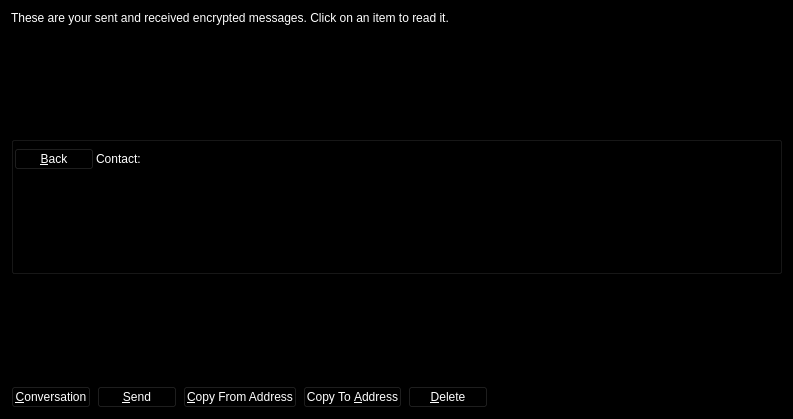
<?xml version="1.0" encoding="UTF-8"?>
<ui version="4.0">
 <class>MessagePage</class>
 <widget class="QWidget" name="MessagePage">
  <property name="geometry">
   <rect>
    <x>0</x>
    <y>0</y>
    <width>793</width>
    <height>419</height>
   </rect>
  </property>
  <property name="palette">
   <palette>
    <active>
     <colorrole role="WindowText">
      <brush brushstyle="SolidPattern">
       <color alpha="255">
        <red>255</red>
        <green>255</green>
        <blue>255</blue>
       </color>
      </brush>
     </colorrole>
     <colorrole role="Button">
      <brush brushstyle="SolidPattern">
       <color alpha="255">
        <red>0</red>
        <green>0</green>
        <blue>0</blue>
       </color>
      </brush>
     </colorrole>
     <colorrole role="Light">
      <brush brushstyle="SolidPattern">
       <color alpha="255">
        <red>0</red>
        <green>0</green>
        <blue>0</blue>
       </color>
      </brush>
     </colorrole>
     <colorrole role="Midlight">
      <brush brushstyle="SolidPattern">
       <color alpha="255">
        <red>0</red>
        <green>0</green>
        <blue>0</blue>
       </color>
      </brush>
     </colorrole>
     <colorrole role="Dark">
      <brush brushstyle="SolidPattern">
       <color alpha="255">
        <red>0</red>
        <green>0</green>
        <blue>0</blue>
       </color>
      </brush>
     </colorrole>
     <colorrole role="Mid">
      <brush brushstyle="SolidPattern">
       <color alpha="255">
        <red>0</red>
        <green>0</green>
        <blue>0</blue>
       </color>
      </brush>
     </colorrole>
     <colorrole role="Text">
      <brush brushstyle="SolidPattern">
       <color alpha="255">
        <red>255</red>
        <green>255</green>
        <blue>255</blue>
       </color>
      </brush>
     </colorrole>
     <colorrole role="BrightText">
      <brush brushstyle="SolidPattern">
       <color alpha="255">
        <red>255</red>
        <green>255</green>
        <blue>255</blue>
       </color>
      </brush>
     </colorrole>
     <colorrole role="ButtonText">
      <brush brushstyle="SolidPattern">
       <color alpha="255">
        <red>255</red>
        <green>255</green>
        <blue>255</blue>
       </color>
      </brush>
     </colorrole>
     <colorrole role="Base">
      <brush brushstyle="SolidPattern">
       <color alpha="255">
        <red>0</red>
        <green>0</green>
        <blue>0</blue>
       </color>
      </brush>
     </colorrole>
     <colorrole role="Window">
      <brush brushstyle="SolidPattern">
       <color alpha="255">
        <red>0</red>
        <green>0</green>
        <blue>0</blue>
       </color>
      </brush>
     </colorrole>
     <colorrole role="Shadow">
      <brush brushstyle="SolidPattern">
       <color alpha="255">
        <red>0</red>
        <green>0</green>
        <blue>0</blue>
       </color>
      </brush>
     </colorrole>
     <colorrole role="AlternateBase">
      <brush brushstyle="SolidPattern">
       <color alpha="255">
        <red>0</red>
        <green>0</green>
        <blue>0</blue>
       </color>
      </brush>
     </colorrole>
     <colorrole role="ToolTipBase">
      <brush brushstyle="SolidPattern">
       <color alpha="255">
        <red>255</red>
        <green>255</green>
        <blue>220</blue>
       </color>
      </brush>
     </colorrole>
     <colorrole role="ToolTipText">
      <brush brushstyle="SolidPattern">
       <color alpha="255">
        <red>0</red>
        <green>0</green>
        <blue>0</blue>
       </color>
      </brush>
     </colorrole>
    </active>
    <inactive>
     <colorrole role="WindowText">
      <brush brushstyle="SolidPattern">
       <color alpha="255">
        <red>255</red>
        <green>255</green>
        <blue>255</blue>
       </color>
      </brush>
     </colorrole>
     <colorrole role="Button">
      <brush brushstyle="SolidPattern">
       <color alpha="255">
        <red>0</red>
        <green>0</green>
        <blue>0</blue>
       </color>
      </brush>
     </colorrole>
     <colorrole role="Light">
      <brush brushstyle="SolidPattern">
       <color alpha="255">
        <red>0</red>
        <green>0</green>
        <blue>0</blue>
       </color>
      </brush>
     </colorrole>
     <colorrole role="Midlight">
      <brush brushstyle="SolidPattern">
       <color alpha="255">
        <red>0</red>
        <green>0</green>
        <blue>0</blue>
       </color>
      </brush>
     </colorrole>
     <colorrole role="Dark">
      <brush brushstyle="SolidPattern">
       <color alpha="255">
        <red>0</red>
        <green>0</green>
        <blue>0</blue>
       </color>
      </brush>
     </colorrole>
     <colorrole role="Mid">
      <brush brushstyle="SolidPattern">
       <color alpha="255">
        <red>0</red>
        <green>0</green>
        <blue>0</blue>
       </color>
      </brush>
     </colorrole>
     <colorrole role="Text">
      <brush brushstyle="SolidPattern">
       <color alpha="255">
        <red>255</red>
        <green>255</green>
        <blue>255</blue>
       </color>
      </brush>
     </colorrole>
     <colorrole role="BrightText">
      <brush brushstyle="SolidPattern">
       <color alpha="255">
        <red>255</red>
        <green>255</green>
        <blue>255</blue>
       </color>
      </brush>
     </colorrole>
     <colorrole role="ButtonText">
      <brush brushstyle="SolidPattern">
       <color alpha="255">
        <red>255</red>
        <green>255</green>
        <blue>255</blue>
       </color>
      </brush>
     </colorrole>
     <colorrole role="Base">
      <brush brushstyle="SolidPattern">
       <color alpha="255">
        <red>0</red>
        <green>0</green>
        <blue>0</blue>
       </color>
      </brush>
     </colorrole>
     <colorrole role="Window">
      <brush brushstyle="SolidPattern">
       <color alpha="255">
        <red>0</red>
        <green>0</green>
        <blue>0</blue>
       </color>
      </brush>
     </colorrole>
     <colorrole role="Shadow">
      <brush brushstyle="SolidPattern">
       <color alpha="255">
        <red>0</red>
        <green>0</green>
        <blue>0</blue>
       </color>
      </brush>
     </colorrole>
     <colorrole role="AlternateBase">
      <brush brushstyle="SolidPattern">
       <color alpha="255">
        <red>0</red>
        <green>0</green>
        <blue>0</blue>
       </color>
      </brush>
     </colorrole>
     <colorrole role="ToolTipBase">
      <brush brushstyle="SolidPattern">
       <color alpha="255">
        <red>255</red>
        <green>255</green>
        <blue>220</blue>
       </color>
      </brush>
     </colorrole>
     <colorrole role="ToolTipText">
      <brush brushstyle="SolidPattern">
       <color alpha="255">
        <red>0</red>
        <green>0</green>
        <blue>0</blue>
       </color>
      </brush>
     </colorrole>
    </inactive>
    <disabled>
     <colorrole role="WindowText">
      <brush brushstyle="SolidPattern">
       <color alpha="255">
        <red>0</red>
        <green>0</green>
        <blue>0</blue>
       </color>
      </brush>
     </colorrole>
     <colorrole role="Button">
      <brush brushstyle="SolidPattern">
       <color alpha="255">
        <red>0</red>
        <green>0</green>
        <blue>0</blue>
       </color>
      </brush>
     </colorrole>
     <colorrole role="Light">
      <brush brushstyle="SolidPattern">
       <color alpha="255">
        <red>0</red>
        <green>0</green>
        <blue>0</blue>
       </color>
      </brush>
     </colorrole>
     <colorrole role="Midlight">
      <brush brushstyle="SolidPattern">
       <color alpha="255">
        <red>0</red>
        <green>0</green>
        <blue>0</blue>
       </color>
      </brush>
     </colorrole>
     <colorrole role="Dark">
      <brush brushstyle="SolidPattern">
       <color alpha="255">
        <red>0</red>
        <green>0</green>
        <blue>0</blue>
       </color>
      </brush>
     </colorrole>
     <colorrole role="Mid">
      <brush brushstyle="SolidPattern">
       <color alpha="255">
        <red>0</red>
        <green>0</green>
        <blue>0</blue>
       </color>
      </brush>
     </colorrole>
     <colorrole role="Text">
      <brush brushstyle="SolidPattern">
       <color alpha="255">
        <red>0</red>
        <green>0</green>
        <blue>0</blue>
       </color>
      </brush>
     </colorrole>
     <colorrole role="BrightText">
      <brush brushstyle="SolidPattern">
       <color alpha="255">
        <red>255</red>
        <green>255</green>
        <blue>255</blue>
       </color>
      </brush>
     </colorrole>
     <colorrole role="ButtonText">
      <brush brushstyle="SolidPattern">
       <color alpha="255">
        <red>0</red>
        <green>0</green>
        <blue>0</blue>
       </color>
      </brush>
     </colorrole>
     <colorrole role="Base">
      <brush brushstyle="SolidPattern">
       <color alpha="255">
        <red>0</red>
        <green>0</green>
        <blue>0</blue>
       </color>
      </brush>
     </colorrole>
     <colorrole role="Window">
      <brush brushstyle="SolidPattern">
       <color alpha="255">
        <red>0</red>
        <green>0</green>
        <blue>0</blue>
       </color>
      </brush>
     </colorrole>
     <colorrole role="Shadow">
      <brush brushstyle="SolidPattern">
       <color alpha="255">
        <red>0</red>
        <green>0</green>
        <blue>0</blue>
       </color>
      </brush>
     </colorrole>
     <colorrole role="AlternateBase">
      <brush brushstyle="SolidPattern">
       <color alpha="255">
        <red>0</red>
        <green>0</green>
        <blue>0</blue>
       </color>
      </brush>
     </colorrole>
     <colorrole role="ToolTipBase">
      <brush brushstyle="SolidPattern">
       <color alpha="255">
        <red>255</red>
        <green>255</green>
        <blue>220</blue>
       </color>
      </brush>
     </colorrole>
     <colorrole role="ToolTipText">
      <brush brushstyle="SolidPattern">
       <color alpha="255">
        <red>0</red>
        <green>0</green>
        <blue>0</blue>
       </color>
      </brush>
     </colorrole>
    </disabled>
   </palette>
  </property>
  <property name="windowTitle">
   <string>Address Book</string>
  </property>
  <layout class="QVBoxLayout" name="verticalLayout_2">
   <item>
    <widget class="QLabel" name="labelExplanation">
     <property name="text">
      <string>These are your sent and received encrypted messages. Click on an item to read it.</string>
     </property>
     <property name="textFormat">
      <enum>Qt::PlainText</enum>
     </property>
     <property name="wordWrap">
      <bool>true</bool>
     </property>
    </widget>
   </item>
   <item>
    <widget class="QTableView" name="tableView">
     <property name="contextMenuPolicy">
      <enum>Qt::CustomContextMenu</enum>
     </property>
     <property name="toolTip">
      <string>Click on a message to view it</string>
     </property>
     <property name="tabKeyNavigation">
      <bool>false</bool>
     </property>
     <property name="alternatingRowColors">
      <bool>true</bool>
     </property>
     <property name="selectionMode">
      <enum>QAbstractItemView::SingleSelection</enum>
     </property>
     <property name="selectionBehavior">
      <enum>QAbstractItemView::SelectRows</enum>
     </property>
     <property name="sortingEnabled">
      <bool>true</bool>
     </property>
     <attribute name="verticalHeaderVisible">
      <bool>false</bool>
     </attribute>
    </widget>
   </item>
   <item>
    <layout class="QVBoxLayout" name="verticalLayout">
     <item>
      <widget class="QGroupBox" name="messageDetails">
       <property name="title">
        <string/>
       </property>
       <layout class="QVBoxLayout" name="verticalLayout_4">
        <property name="spacing">
         <number>2</number>
        </property>
        <property name="leftMargin">
         <number>0</number>
        </property>
        <property name="topMargin">
         <number>6</number>
        </property>
        <property name="rightMargin">
         <number>0</number>
        </property>
        <property name="bottomMargin">
         <number>0</number>
        </property>
        <item>
         <layout class="QHBoxLayout" name="horizontalLayout_3">
          <item>
           <widget class="QPushButton" name="backButton">
            <property name="text">
             <string>&amp;Back</string>
            </property>
            <property name="icon">
             <iconset resource="../darksilk.qrc">
              <normaloff>:/icons/quit</normaloff>:/icons/quit</iconset>
            </property>
           </widget>
          </item>
          <item>
           <widget class="QLabel" name="labelContact">
            <property name="text">
             <string>Contact:</string>
            </property>
           </widget>
          </item>
          <item>
           <widget class="QLabel" name="contactLabel">
            <property name="text">
             <string/>
            </property>
           </widget>
          </item>
          <item>
           <spacer name="horizontalSpacer_3">
            <property name="orientation">
             <enum>Qt::Horizontal</enum>
            </property>
            <property name="sizeHint" stdset="0">
             <size>
              <width>40</width>
              <height>20</height>
             </size>
            </property>
           </spacer>
          </item>
         </layout>
        </item>
        <item>
         <widget class="QListView" name="listConversation">
         </widget>
        </item>
        <item>
         <layout class="QVBoxLayout" name="verticalLayout_3"/>
        </item>
       </layout>
      </widget>
     </item>
     <item>
      <widget class="MRichTextEdit" name="messageEdit" native="true">
       <property name="minimumSize">
        <size>
         <width>0</width>
         <height>100</height>
        </size>
       </property>
      </widget>
     </item>
     <item>
      <layout class="QHBoxLayout" name="horizontalLayout">
       <item>
        <widget class="QPushButton" name="newButton">
         <property name="text">
          <string>&amp;Conversation</string>
         </property>
         <property name="icon">
          <iconset resource="../darksilk.qrc">
           <normaloff>:/icons/add</normaloff>:/icons/add</iconset>
         </property>
        </widget>
       </item>
       <item>
        <widget class="QPushButton" name="sendButton">
         <property name="toolTip">
          <string>Sign a message to prove you own a DarkSilk address</string>
         </property>
         <property name="text">
          <string>&amp;Send</string>
         </property>
         <property name="icon">
          <iconset resource="../darksilk.qrc">
           <normaloff>:/icons/send</normaloff>:/icons/send</iconset>
         </property>
        </widget>
       </item>
       <item>
        <widget class="QPushButton" name="copyFromAddressButton">
         <property name="toolTip">
          <string>Copy the currently selected address to the system clipboard</string>
         </property>
         <property name="text">
          <string>&amp;Copy From Address</string>
         </property>
         <property name="icon">
          <iconset resource="../darksilk.qrc">
           <normaloff>:/icons/editcopy</normaloff>:/icons/editcopy</iconset>
         </property>
        </widget>
       </item>
       <item>
        <widget class="QPushButton" name="copyToAddressButton">
         <property name="toolTip">
          <string>Copy the currently selected address to the system clipboard</string>
         </property>
         <property name="text">
          <string>Copy To &amp;Address</string>
         </property>
         <property name="icon">
          <iconset resource="../darksilk.qrc">
           <normaloff>:/icons/editcopy</normaloff>:/icons/editcopy</iconset>
         </property>
        </widget>
       </item>
       <item>
        <widget class="QPushButton" name="deleteButton">
         <property name="toolTip">
          <string>Delete the currently selected address from the list</string>
         </property>
         <property name="text">
          <string>&amp;Delete</string>
         </property>
         <property name="icon">
          <iconset resource="../darksilk.qrc">
           <normaloff>:/icons/remove</normaloff>:/icons/remove</iconset>
         </property>
        </widget>
       </item>
       <item>
        <spacer name="horizontalSpacer">
         <property name="orientation">
          <enum>Qt::Horizontal</enum>
         </property>
         <property name="sizeHint" stdset="0">
          <size>
           <width>40</width>
           <height>20</height>
          </size>
         </property>
        </spacer>
       </item>
      </layout>
     </item>
    </layout>
   </item>
  </layout>
 </widget>
 <customwidgets>
  <customwidget>
   <class>MRichTextEdit</class>
   <extends>QWidget</extends>
   <header>mrichtextedit.h</header>
   <container>1</container>
  </customwidget>
 </customwidgets>
 <resources>
  <include location="../darksilk.qrc"/>
 </resources>
 <connections/>
</ui>
